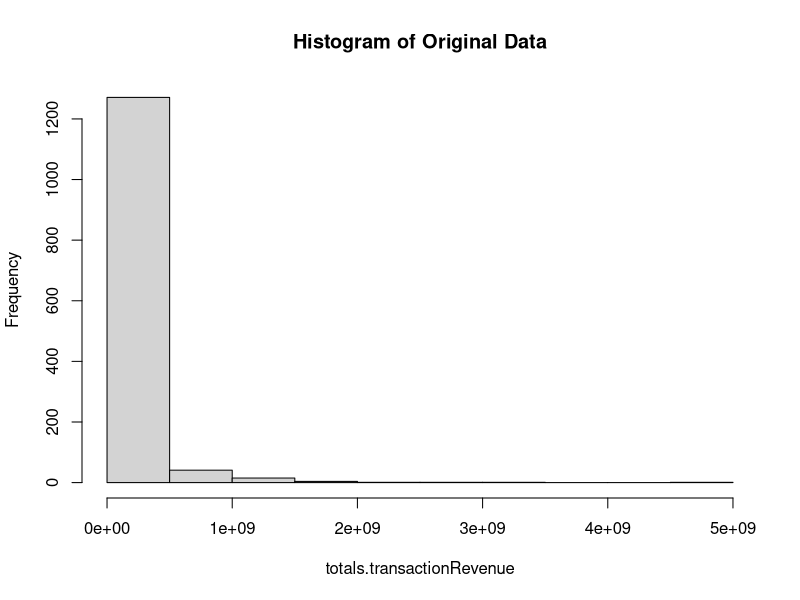
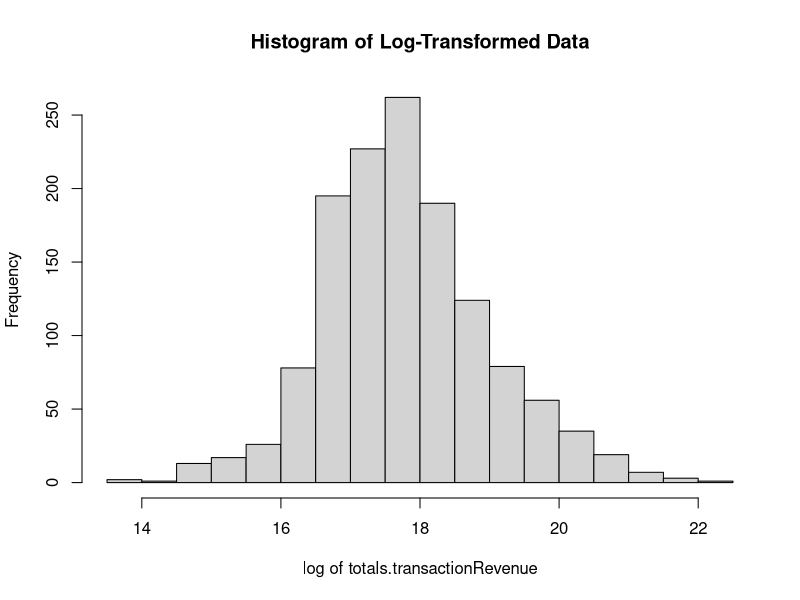
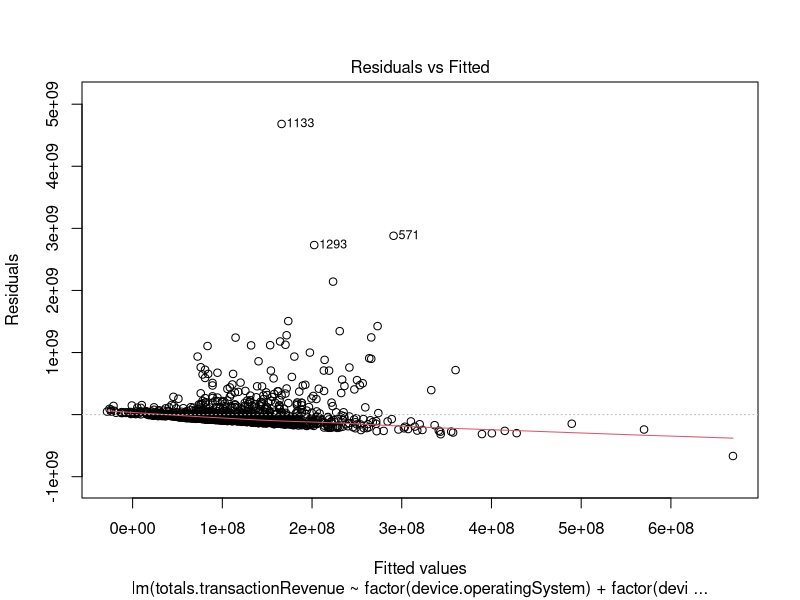
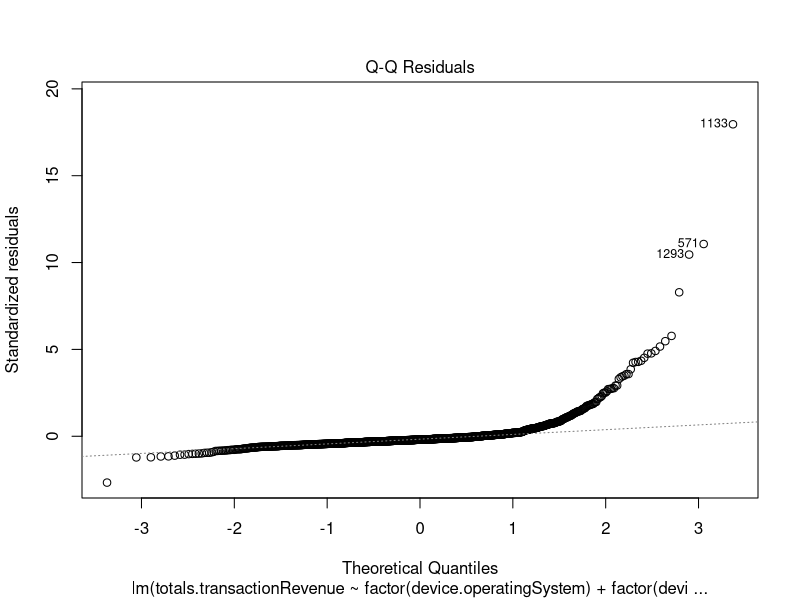

The R source for these figures, in order: (Note: this script raises an error after producing the figures.)
## ---- chunk 1
knitr::opts_chunk$set(echo = TRUE)
## ---- chunk 2
library(car)

train <- read.csv("final_data.csv")
sapply(train, class)
## ---- chunk 3
hist(train$totals.transactionRevenue, 
     main = "Histogram of Original Data", xlab = "totals.transactionRevenue")
hist(log(train$totals.transactionRevenue), 
     main = "Histogram of Log-Transformed Data",
     xlab = "log of totals.transactionRevenue")
## ---- chunk 4
full_mod <- lm(totals.transactionRevenue ~ avgGDP + factor(device.browser) + factor(device.operatingSystem) 
               + factor(device.deviceCategory) + factor(geoNetwork.continent) + factor(geoNetwork.subContinent) 
               + factor(geoNetwork.country) + totals.hits + totals.pageviews + factor(trafficSource.source),
               # + date
               # + trafficSource.adContent
               # + device.isMobile
               data = train)
## ---- chunk 5
step_mod <- step(full_mod, direction = "both", steps = 100000)
summary(step_mod)
## ---- chunk 6
plot(step_mod, which = 1)
plot(step_mod, which = 2)

residualPlots(step_mod)
## ---- chunk 7
# Only categorical variables
cat_mod <- aov(totals.transactionRevenue ~ device.browser + device.operatingSystem 
               + device.deviceCategory + geoNetwork.continent + geoNetwork.country 
               + trafficSource.source,
               data = train)
summary(cat_mod)

# Only numerical variables
num_mod <- lm(totals.transactionRevenue ~ avgGDP + totals.hits + totals.pageviews,
              data = train)
summary(num_mod)
## ---- chunk 8
# see if device.deviceCategory is needed
try1 <- aov(totals.transactionRevenue ~ device.browser + device.operatingSystem
            + geoNetwork.continent + geoNetwork.country 
            + trafficSource.source,
            data = train)
try2 <- aov(totals.transactionRevenue ~ device.browser + device.operatingSystem 
            + device.deviceCategory + geoNetwork.continent + geoNetwork.country 
            + trafficSource.source,
            data = train)

anova(try1, try2)
## ---- chunk 9
manual_mod <- lm(totals.transactionRevenue ~ avgGDP + factor(device.browser) 
                 + factor(device.operatingSystem) + factor(geoNetwork.continent) 
                 + factor(geoNetwork.subContinent) + factor(geoNetwork.country) 
                 + totals.hits + totals.pageviews + factor(trafficSource.source),
                 data = train)

# check if manual_mod wil be rejected
anova(manual_mod, step_mod)
## ---- chunk 10
ncvTest(manual_mod)

plot(manual_mod, which = 1)
plot(manual_mod, which = 2)
## ---- chunk 11
par(mfrow = c(1,2))

transaction_Mobile = train$totals.transactionRevenue[train$device.deviceCategory == "mobile"]
boxplot(transaction_Mobile)

transaction_notMobile = train$totals.transactionRevenue[train$device.deviceCategory != "mobile"]
boxplot(transaction_notMobile)

opar <- par()
